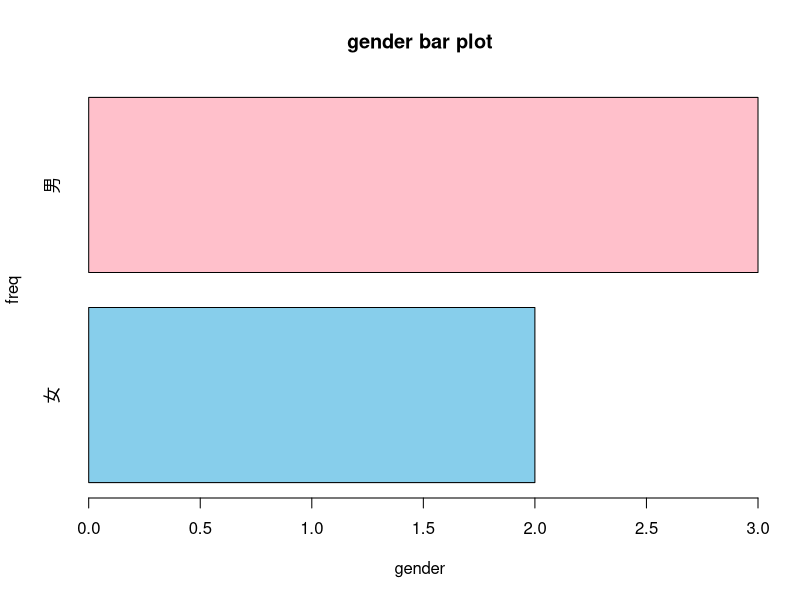
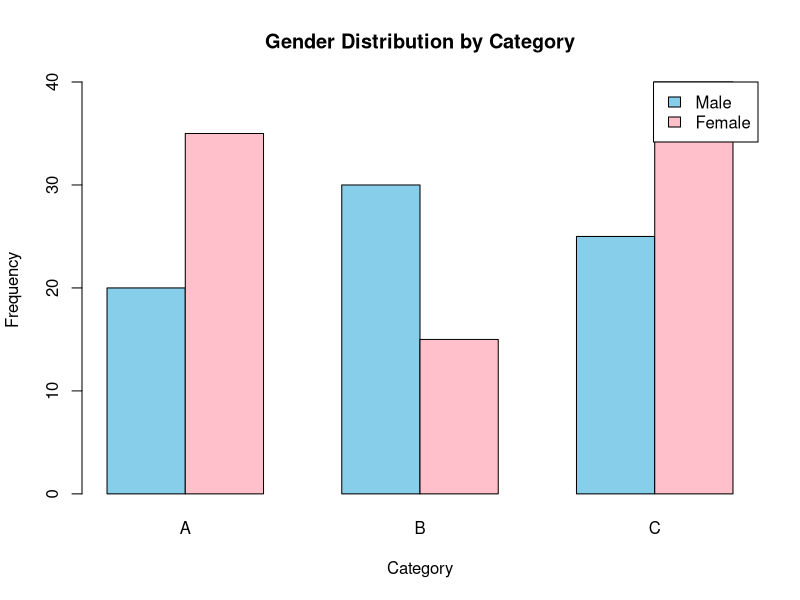
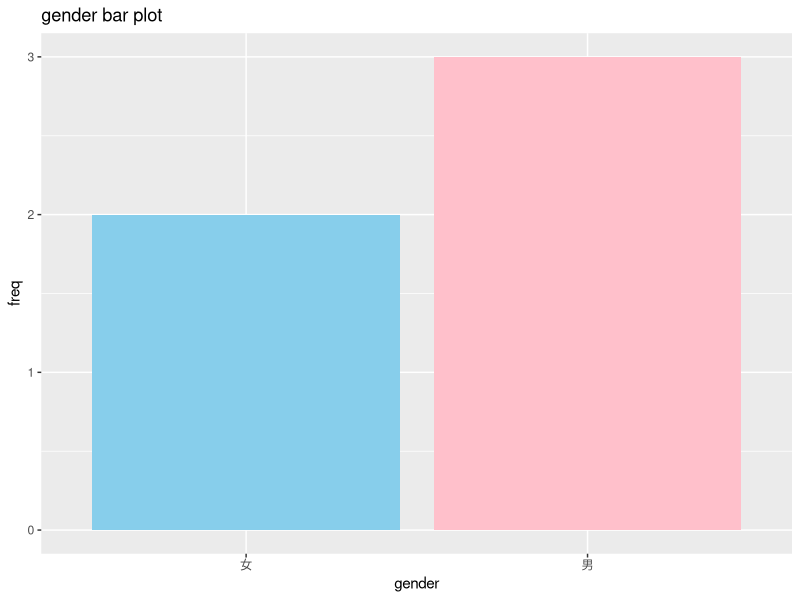
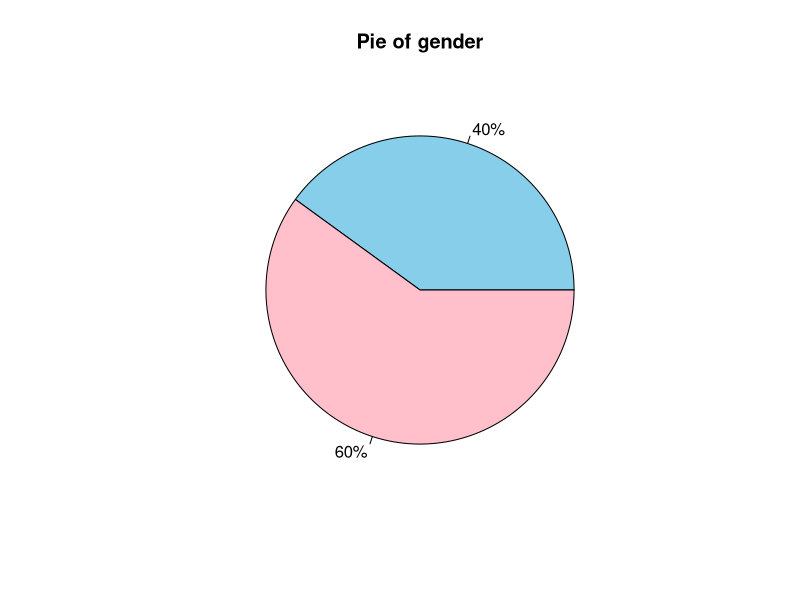
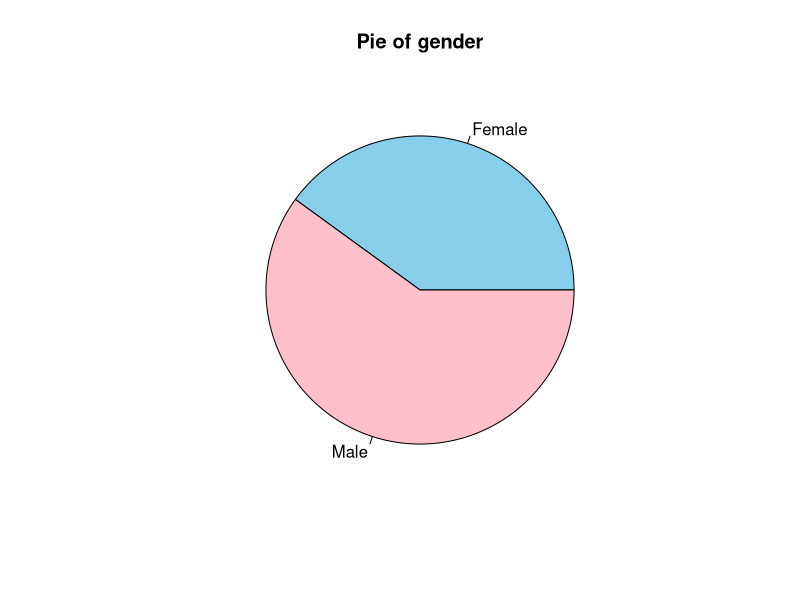
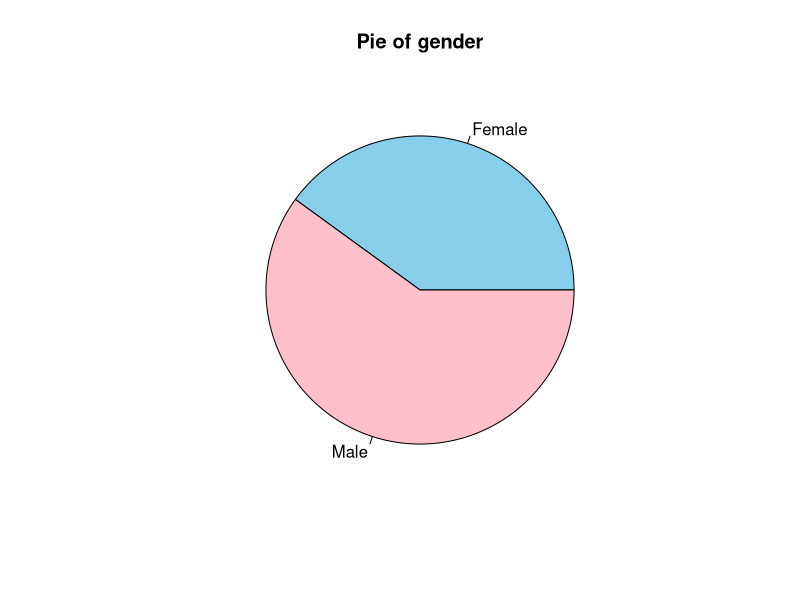
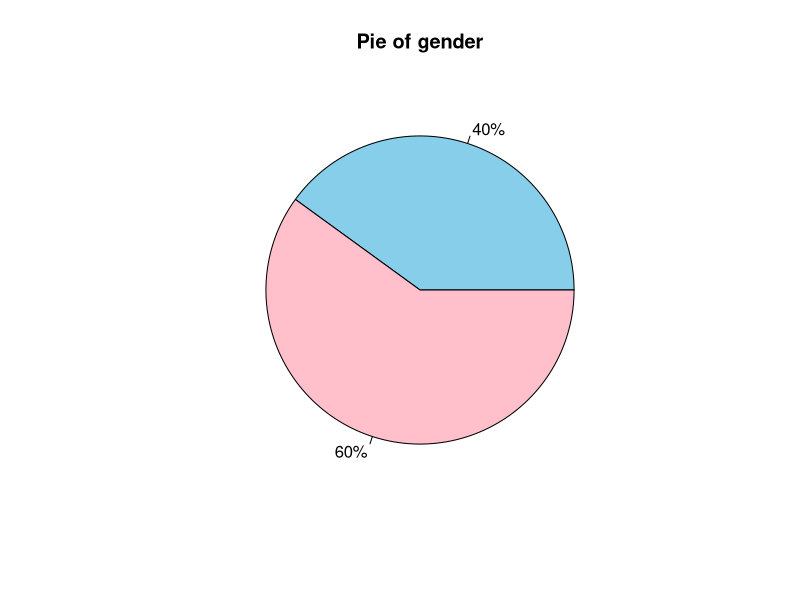
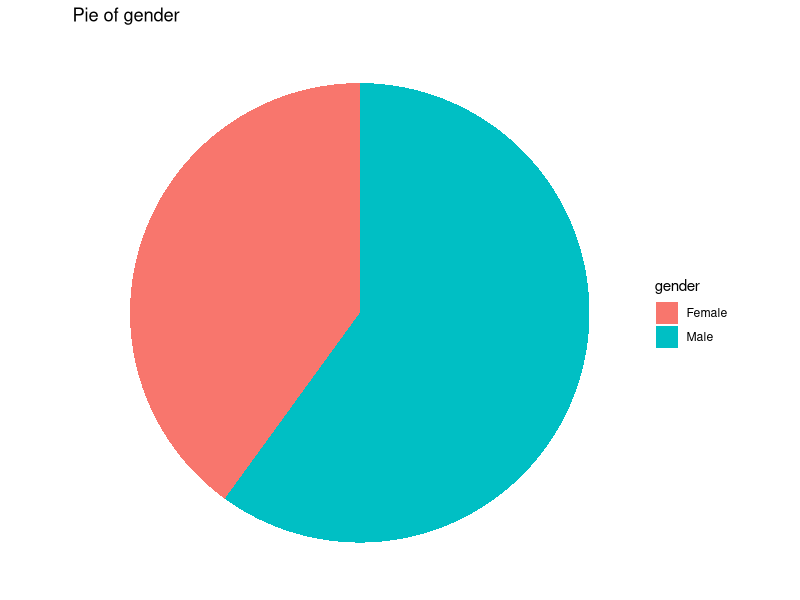

The R script that drew these images, in order:
getwd()
setwd("./lec06")
rm(list = ls())

# 示例：性别频数表
gender <- c("男", "女", "男", "男", "女")
freq_table <- table(gender)
print(freq_table)

prop_table <- prop.table(freq_table) * 100
print(prop_table)

barplot(freq_table,
    main = "gender bar plot",
    xlab = "gender",
    ylab = "freq",
    col = c("skyblue", "pink"),
    horiz = TRUE
)

# 示例数据
data <- matrix(c(20, 30, 25, 35, 15, 40), nrow = 2, byrow = TRUE)
rownames(data) <- c("Male", "Female")
colnames(data) <- c("A", "B", "C")

# 绘制堆叠条形图
barplot(data,
    main = "Gender Distribution by Category",
    beside = TRUE,
    xlab = "Category",
    ylab = "Frequency",
    col = c("skyblue", "pink"),
    legend.text = rownames(data), # 添加图例
    args.legend = list(x = "topright") # 图例位置
)


library(ggplot2)
ggplot(data.frame(gender), aes(x = gender)) +
    geom_bar(fill = c("skyblue", "pink")) +
    labs(title = "gender bar plot", x = "gender", y = "freq")

# 示例：性别与血型列联表
blood_type <- c("A", "B", "O", "A", "B")
cross_table <- table(gender, blood_type)
print(cross_table)

addmargins(cross_table)

prop.table(cross_table, margin = 1) # 按行计算比例

pie(freq_table,
    labels = paste0(round(prop_table), "%"), # 每一块别名
    main = "Pie of gender", # 表头
    col = c("skyblue", "pink") # 颜色
)

gender <- c("Male", "Female", "Male", "Male", "Female")
freq_table <- table(gender)
pie(freq_table,
    labels = names(freq_table), # 每一块扇形标签 字符型向量
    main = "Pie of gender", # 表头
    col = c("skyblue", "pink") # 颜色
)

gender <- c("Male", "Female", "Male", "Male", "Female")
freq_table <- table(gender)
pie(freq_table,
    labels = names(freq_table), # 每一块扇形标签 字符型向量
    main = "Pie of gender", # 表头
    col = c("skyblue", "pink") # 颜色
)
prop_table <- prop.table(freq_table) * 100
gender <- c("Male", "Female", "Male", "Male", "Female")
freq_table <- table(gender)
pie(freq_table,
    labels = paste(prop_table, "%", sep = ""), # 每一块扇形标签 字符型向量
    main = "Pie of gender", # 表头
    col = c("skyblue", "pink") # 颜色
)

ggplot(data.frame(gender), aes(x = "", fill = gender)) +
    geom_bar(width = 1) +
    coord_polar(theta = "y") +
    labs(title = "Pie of gender") +
    theme_void()

##
?hist
data <- rnorm(1000, mean = 0, sd = 1)
hist(data,
    breaks = 20, # 分箱数
    main = "Histogram",
    xlab = "values",
    col = "skyblue",
    freq = FALSE
)

xfit <- seq(min(data), max(data), length = 40)
yfit <- dnorm(xfit, mean = mean(data), sd = sd(data))
lines(xfit, yfit, col = "blue", lwd = 2)

##
?boxplot

# 单组箱线图
data <- rnorm(100)
boxplot(data, main = "Boxplot of Normal Data", col = "skyblue")

# 并排箱线图
group1 <- rnorm(100, mean = 0)
group2 <- rnorm(100, mean = 2)
boxplot(
    group1,
    group2,
    names = c("Group 1", "Group 2"),
    main = "Side-by-Side Boxplot",
    col = c("skyblue", "pink")
)

# 带缺口的箱线图
group1 <- rnorm(100, mean = 0)
group2 <- rnorm(100, mean = 2)
boxplot(
    group1,
    group2,
    notch = TRUE,
    names = c("Group 1", "Group 2"),
    main = "Notched Boxplot",
    col = c("skyblue", "pink")
)

# 使用内置数据集 mtcars
boxplot(mpg ~ cyl, # mpg 按照 cyl 分组画出 boxplot
    data = mtcars, # mpg, cyl 都是数据框 mtcars 的列
    main = "MPG by Cylinder",
    xlab = "Number of Cylinders",
    ylab = "Miles per Gallon",
    col = c("skyblue", "pink", "lightgreen")
)


plot(women$height, women$weight)


pch_type <- 1:25
X <- 1:25
Y <- rep(6, 25)
plot(X, Y, col = 1, pch = pch_type, cex = 2, main = "pch:1-25", font.lab = 2, horiz = TRUE)
text(X, Y - 0.5, adj = 0.5, labels = paste(pch_type))

pch_type <- c("*", "a", "A", "?", "1")
X <- 1:5
Y <- rep(6, 5)
plot(X, Y, col = 1, pch = pch_type, cex = 2, main = "pch:*aA?1", font.lab = 2)


# 设置绘图面板为 2 行 2 列
par(mfrow = c(2, 2))

# 定义数据
X <- 1:10
Y <- 1:10

# 绘制默认点图
plot(X, Y, main = "Default")

# 绘制蓝色点图
plot(X, Y, main = "Blue Point", col = "blue")

# 绘制红色点图
plot(X, Y, main = "Red Point", col = "red")

# 绘制绿色点图
plot(X, Y, main = "Green Point", col = "green")
